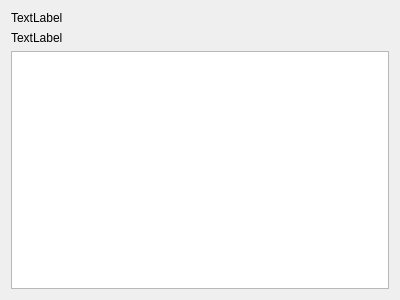
<?xml version="1.0" encoding="UTF-8"?>
<ui version="4.0">
 <class>CombinationDialog</class>
 <widget class="QDialog" name="CombinationDialog">
  <property name="geometry">
   <rect>
    <x>0</x>
    <y>0</y>
    <width>400</width>
    <height>300</height>
   </rect>
  </property>
  <property name="windowTitle">
   <string>Dialog</string>
  </property>
  <layout class="QVBoxLayout" name="verticalLayout">
   <item>
    <widget class="QLabel" name="label_num">
     <property name="text">
      <string>TextLabel</string>
     </property>
    </widget>
   </item>
   <item>
    <widget class="QLabel" name="label_com">
     <property name="text">
      <string>TextLabel</string>
     </property>
    </widget>
   </item>
   <item>
    <widget class="QTextBrowser" name="textBrowser"/>
   </item>
  </layout>
 </widget>
 <resources/>
 <connections/>
</ui>
